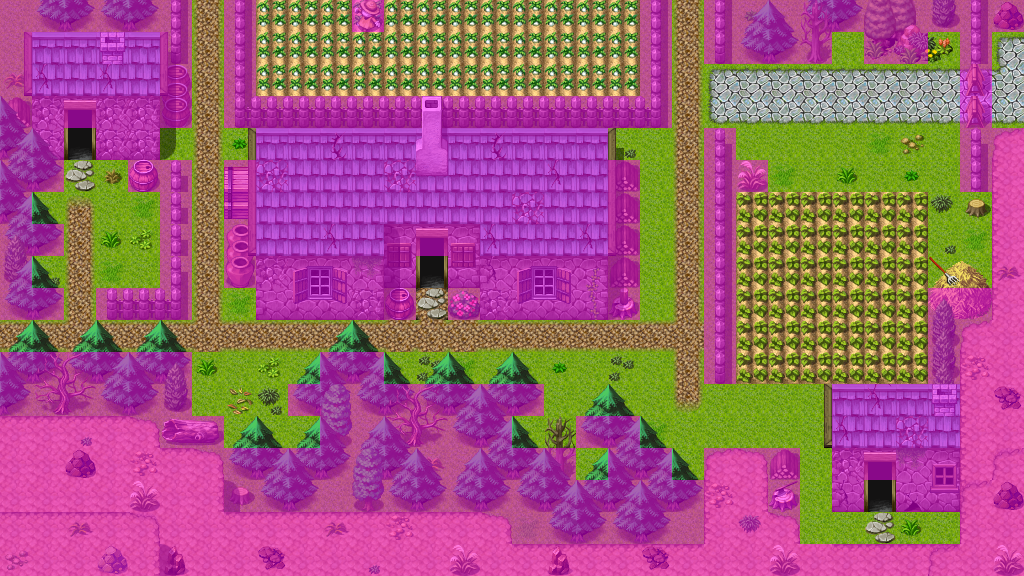

Below is a game level as drawn by its tile map, then a one-line description and the .tmx that defines it (tile-layer data replaced by summaries):
An orthogonal 32x18 tile map with 32x32 px tiles, 4 tile layers (Ground, Objects, Above, Walkable), 60 tilesets and 14 objects (10x mapchange, 4x spawn).

<map version="1.0" tiledversion="1.0.2" orientation="orthogonal" renderorder="right-down" width="32" height="18" tilewidth="32" tileheight="32" nextobjectid="15">
 <properties>
  <property name="outdoors" value="1" />
 </properties>
 <tileset firstgid="1" name="map_bed_1" tilewidth="32" tileheight="32" tilecount="128" columns="16">
  <image source="../drawable/map_bed_1.png" width="512" height="256" />
 </tileset>
 <tileset firstgid="129" name="map_border_1" tilewidth="32" tileheight="32" tilecount="128" columns="16">
  <image source="../drawable/map_border_1.png" width="512" height="256" />
 </tileset>
 <tileset firstgid="257" name="map_bridge_1" tilewidth="32" tileheight="32" tilecount="128" columns="16">
  <image source="../drawable/map_bridge_1.png" width="512" height="256" />
 </tileset>
 <tileset firstgid="385" name="map_bridge_2" tilewidth="32" tileheight="32" tilecount="128" columns="16">
  <image source="../drawable/map_bridge_2.png" width="512" height="256" />
 </tileset>
 <tileset firstgid="513" name="map_broken_1" tilewidth="32" tileheight="32" tilecount="128" columns="16">
  <image source="../drawable/map_broken_1.png" width="512" height="256" />
 </tileset>
 <tileset firstgid="641" name="map_cavewall_1" tilewidth="32" tileheight="32" tilecount="108" columns="18">
  <image source="../drawable/map_cavewall_1.png" width="576" height="192" />
 </tileset>
 <tileset firstgid="749" name="map_cavewall_2" tilewidth="32" tileheight="32" tilecount="108" columns="18">
  <image source="../drawable/map_cavewall_2.png" width="576" height="192" />
 </tileset>
 <tileset firstgid="857" name="map_cavewall_3" tilewidth="32" tileheight="32" tilecount="108" columns="18">
  <image source="../drawable/map_cavewall_3.png" width="576" height="192" />
 </tileset>
 <tileset firstgid="965" name="map_cavewall_4" tilewidth="32" tileheight="32" tilecount="108" columns="18">
  <image source="../drawable/map_cavewall_4.png" width="576" height="192" />
 </tileset>
 <tileset firstgid="1073" name="map_chair_table_1" tilewidth="32" tileheight="32" tilecount="128" columns="16">
  <image source="../drawable/map_chair_table_1.png" width="512" height="256" />
 </tileset>
 <tileset firstgid="1201" name="map_chair_table_2" tilewidth="32" tileheight="32" tilecount="128" columns="16">
  <image source="../drawable/map_chair_table_2.png" width="512" height="256" />
 </tileset>
 <tileset firstgid="1329" name="map_crate_1" tilewidth="32" tileheight="32" tilecount="128" columns="16">
  <image source="../drawable/map_crate_1.png" width="512" height="256" />
 </tileset>
 <tileset firstgid="1457" name="map_cupboard_1" tilewidth="32" tileheight="32" tilecount="128" columns="16">
  <image source="../drawable/map_cupboard_1.png" width="512" height="256" />
 </tileset>
 <tileset firstgid="1585" name="map_curtain_1" tilewidth="32" tileheight="32" tilecount="128" columns="16">
  <image source="../drawable/map_curtain_1.png" width="512" height="256" />
 </tileset>
 <tileset firstgid="1713" name="map_entrance_1" tilewidth="32" tileheight="32" tilecount="128" columns="16">
  <image source="../drawable/map_entrance_1.png" width="512" height="256" />
 </tileset>
 <tileset firstgid="1841" name="map_entrance_2" tilewidth="32" tileheight="32" tilecount="128" columns="16">
  <image source="../drawable/map_entrance_2.png" width="512" height="256" />
 </tileset>
 <tileset firstgid="1969" name="map_fence_1" tilewidth="32" tileheight="32" tilecount="128" columns="16">
  <image source="../drawable/map_fence_1.png" width="512" height="256" />
 </tileset>
 <tileset firstgid="2097" name="map_fence_2" tilewidth="32" tileheight="32" tilecount="128" columns="16">
  <image source="../drawable/map_fence_2.png" width="512" height="256" />
 </tileset>
 <tileset firstgid="2225" name="map_fence_3" tilewidth="32" tileheight="32" tilecount="128" columns="16">
  <image source="../drawable/map_fence_3.png" width="512" height="256" />
 </tileset>
 <tileset firstgid="2353" name="map_fence_4" tilewidth="32" tileheight="32" tilecount="128" columns="16">
  <image source="../drawable/map_fence_4.png" width="512" height="256" />
 </tileset>
 <tileset firstgid="2481" name="map_ground_1" tilewidth="32" tileheight="32" tilecount="128" columns="16">
  <image source="../drawable/map_ground_1.png" width="512" height="256" />
 </tileset>
 <tileset firstgid="2609" name="map_ground_2" tilewidth="32" tileheight="32" tilecount="128" columns="16">
  <image source="../drawable/map_ground_2.png" width="512" height="256" />
 </tileset>
 <tileset firstgid="2737" name="map_ground_3" tilewidth="32" tileheight="32" tilecount="128" columns="16">
  <image source="../drawable/map_ground_3.png" width="512" height="256" />
 </tileset>
 <tileset firstgid="2865" name="map_ground_4" tilewidth="32" tileheight="32" tilecount="128" columns="16">
  <image source="../drawable/map_ground_4.png" width="512" height="256" />
 </tileset>
 <tileset firstgid="2993" name="map_ground_5" tilewidth="32" tileheight="32" tilecount="128" columns="16">
  <image source="../drawable/map_ground_5.png" width="512" height="256" />
 </tileset>
 <tileset firstgid="3121" name="map_ground_6" tilewidth="32" tileheight="32" tilecount="128" columns="16">
  <image source="../drawable/map_ground_6.png" width="512" height="256" />
 </tileset>
 <tileset firstgid="3249" name="map_ground_7" tilewidth="32" tileheight="32" tilecount="128" columns="16">
  <image source="../drawable/map_ground_7.png" width="512" height="256" />
 </tileset>
 <tileset firstgid="3377" name="map_ground_8" tilewidth="32" tileheight="32" tilecount="128" columns="16">
  <image source="../drawable/map_ground_8.png" width="512" height="256" />
 </tileset>
 <tileset firstgid="3505" name="map_house_1" tilewidth="32" tileheight="32" tilecount="128" columns="16">
  <image source="../drawable/map_house_1.png" width="512" height="256" />
 </tileset>
 <tileset firstgid="3633" name="map_house_2" tilewidth="32" tileheight="32" tilecount="128" columns="16">
  <image source="../drawable/map_house_2.png" width="512" height="256" />
 </tileset>
 <tileset firstgid="3761" name="map_indoor_1" tilewidth="32" tileheight="32" tilecount="128" columns="16">
  <image source="../drawable/map_indoor_1.png" width="512" height="256" />
 </tileset>
 <tileset firstgid="3889" name="map_indoor_2" tilewidth="32" tileheight="32" tilecount="128" columns="16">
  <image source="../drawable/map_indoor_2.png" width="512" height="256" />
 </tileset>
 <tileset firstgid="4017" name="map_kitchen_1" tilewidth="32" tileheight="32" tilecount="128" columns="16">
  <image source="../drawable/map_kitchen_1.png" width="512" height="256" />
 </tileset>
 <tileset firstgid="4145" name="map_outdoor_1" tilewidth="32" tileheight="32" tilecount="128" columns="16">
  <image source="../drawable/map_outdoor_1.png" width="512" height="256" />
 </tileset>
 <tileset firstgid="4273" name="map_pillar_1" tilewidth="32" tileheight="32" tilecount="128" columns="16">
  <image source="../drawable/map_pillar_1.png" width="512" height="256" />
 </tileset>
 <tileset firstgid="4401" name="map_pillar_2" tilewidth="32" tileheight="32" tilecount="128" columns="16">
  <image source="../drawable/map_pillar_2.png" width="512" height="256" />
 </tileset>
 <tileset firstgid="4529" name="map_plant_1" tilewidth="32" tileheight="32" tilecount="128" columns="16">
  <image source="../drawable/map_plant_1.png" width="512" height="256" />
 </tileset>
 <tileset firstgid="4657" name="map_plant_2" tilewidth="32" tileheight="32" tilecount="128" columns="16">
  <image source="../drawable/map_plant_2.png" width="512" height="256" />
 </tileset>
 <tileset firstgid="4785" name="map_rock_1" tilewidth="32" tileheight="32" tilecount="128" columns="16">
  <image source="../drawable/map_rock_1.png" width="512" height="256" />
 </tileset>
 <tileset firstgid="4913" name="map_rock_2" tilewidth="32" tileheight="32" tilecount="128" columns="16">
  <image source="../drawable/map_rock_2.png" width="512" height="256" />
 </tileset>
 <tileset firstgid="5041" name="map_roof_1" tilewidth="32" tileheight="32" tilecount="128" columns="16">
  <image source="../drawable/map_roof_1.png" width="512" height="256" />
 </tileset>
 <tileset firstgid="5169" name="map_roof_2" tilewidth="32" tileheight="32" tilecount="128" columns="16">
  <image source="../drawable/map_roof_2.png" width="512" height="256" />
 </tileset>
 <tileset firstgid="5297" name="map_roof_3" tilewidth="32" tileheight="32" tilecount="128" columns="16">
  <image source="../drawable/map_roof_3.png" width="512" height="256" />
 </tileset>
 <tileset firstgid="5425" name="map_shop_1" tilewidth="32" tileheight="32" tilecount="128" columns="16">
  <image source="../drawable/map_shop_1.png" width="512" height="256" />
 </tileset>
 <tileset firstgid="5553" name="map_sign_ladder_1" tilewidth="32" tileheight="32" tilecount="128" columns="16">
  <image source="../drawable/map_sign_ladder_1.png" width="512" height="256" />
 </tileset>
 <tileset firstgid="5681" name="map_table_1" tilewidth="32" tileheight="32" tilecount="128" columns="16">
  <image source="../drawable/map_table_1.png" width="512" height="256" />
 </tileset>
 <tileset firstgid="5809" name="map_trail_1" tilewidth="32" tileheight="32" tilecount="128" columns="16">
  <image source="../drawable/map_trail_1.png" width="512" height="256" />
 </tileset>
 <tileset firstgid="5937" name="map_transition_1" tilewidth="32" tileheight="32" tilecount="128" columns="16">
  <image source="../drawable/map_transition_1.png" width="512" height="256" />
 </tileset>
 <tileset firstgid="6065" name="map_transition_2" tilewidth="32" tileheight="32" tilecount="128" columns="16">
  <image source="../drawable/map_transition_2.png" width="512" height="256" />
 </tileset>
 <tileset firstgid="6193" name="map_transition_3" tilewidth="32" tileheight="32" tilecount="128" columns="16">
  <image source="../drawable/map_transition_3.png" width="512" height="256" />
 </tileset>
 <tileset firstgid="6321" name="map_transition_4" tilewidth="32" tileheight="32" tilecount="128" columns="16">
  <image source="../drawable/map_transition_4.png" width="512" height="256" />
 </tileset>
 <tileset firstgid="6449" name="map_transition_5" tilewidth="32" tileheight="32" tilecount="128" columns="16">
  <image source="../drawable/map_transition_5.png" width="512" height="256" />
 </tileset>
 <tileset firstgid="6577" name="map_tree_1" tilewidth="32" tileheight="32" tilecount="128" columns="16">
  <image source="../drawable/map_tree_1.png" width="512" height="256" />
 </tileset>
 <tileset firstgid="6705" name="map_tree_2" tilewidth="32" tileheight="32" tilecount="128" columns="16">
  <image source="../drawable/map_tree_2.png" width="512" height="256" />
 </tileset>
 <tileset firstgid="6833" name="map_wall_1" tilewidth="32" tileheight="32" tilecount="128" columns="16">
  <image source="../drawable/map_wall_1.png" width="512" height="256" />
 </tileset>
 <tileset firstgid="6961" name="map_wall_2" tilewidth="32" tileheight="32" tilecount="120" columns="15">
  <image source="../drawable/map_wall_2.png" width="480" height="256" />
 </tileset>
 <tileset firstgid="7081" name="map_wall_3" tilewidth="32" tileheight="32" tilecount="120" columns="15">
  <image source="../drawable/map_wall_3.png" width="480" height="256" />
 </tileset>
 <tileset firstgid="7201" name="map_wall_4" tilewidth="32" tileheight="32" tilecount="120" columns="15">
  <image source="../drawable/map_wall_4.png" width="480" height="256" />
 </tileset>
 <tileset firstgid="7321" name="map_window_1" tilewidth="32" tileheight="32" tilecount="128" columns="16">
  <image source="../drawable/map_window_1.png" width="512" height="256" />
 </tileset>
 <tileset firstgid="7449" name="map_window_2" tilewidth="32" tileheight="32" tilecount="128" columns="16">
  <image source="../drawable/map_window_2.png" width="512" height="256" />
 </tileset>
 <layer name="Ground" width="32" height="18">
  <data>[576 cells, 576 non-empty, 22 distinct tile ids]</data>
 </layer>
 <layer name="Objects" width="32" height="18">
  <data>[576 cells, 394 non-empty, 85 distinct tile ids]</data>
 </layer>
 <layer name="Above" width="32" height="18">
  <data>[576 cells, 103 non-empty, 26 distinct tile ids]</data>
 </layer>
 <layer name="Walkable" width="32" height="18">
  <data>[576 cells, 349 non-empty, 1 distinct tile ids]</data>
 </layer>
 <objectgroup name="Mapevents">
  <object id="1" name="northeast" type="mapchange" x="672" y="0" width="32" height="32">
   <properties>
    <property name="map" value="stoutford_ne" />
    <property name="place" value="south" />
   </properties>
  </object>
  <object id="2" name="northwest" type="mapchange" x="192" y="0" width="32" height="32">
   <properties>
    <property name="map" value="stoutford_gate" />
    <property name="place" value="south" />
   </properties>
  </object>
  <object id="3" name="tavern" type="mapchange" x="416" y="256" width="32" height="32">
   <properties>
    <property name="map" value="stoutford_tavern" />
    <property name="place" value="entrance" />
   </properties>
  </object>
  <object id="4" name="farmer2" type="mapchange" x="864" y="480" width="32" height="32">
   <properties>
    <property name="map" value="stoutford_farmhouse2" />
    <property name="place" value="entrance" />
   </properties>
  </object>
  <object id="5" name="cottage1" type="mapchange" x="64" y="128" width="32" height="32">
   <properties>
    <property name="map" value="stoutford_cottage1" />
    <property name="place" value="entrance" />
   </properties>
  </object>
  <object id="6" name="west" type="mapchange" x="0" y="320" width="32" height="32">
   <properties>
    <property name="map" value="stoutford_sw" />
    <property name="place" value="east" />
   </properties>
  </object>
  <object id="7" name="fieldnorth1" type="mapchange" x="256" y="0" width="96" height="32">
   <properties>
    <property name="map" value="stoutford_gate" />
    <property name="place" value="fieldsouth" />
   </properties>
  </object>
  <object id="8" name="fieldnorth2" type="mapchange" x="384" y="0" width="256" height="32">
   <properties>
    <property name="map" value="stoutford_ne" />
    <property name="place" value="fieldsouth" />
   </properties>
  </object>
  <object id="13" name="east1" type="mapchange" x="992" y="32" width="32" height="32">
   <properties>
    <property name="map" value="wild22" />
    <property name="place" value="west1" />
   </properties>
  </object>
  <object id="14" name="east2" type="mapchange" x="992" y="64" width="32" height="64">
   <properties>
    <property name="map" value="wild22" />
    <property name="place" value="west2" />
   </properties>
  </object>
 </objectgroup>
 <objectgroup name="Spawn" visible="0">
  <object id="9" name="stoutford_farmer3" type="spawn" x="736" y="160" width="192" height="224" />
  <object id="10" name="stoutford_commoner4" type="spawn" x="384" y="320" width="288" height="64" />
  <object id="11" name="stoutford_guard1" type="spawn" x="928" y="32" width="32" height="32" />
  <object id="12" name="stoutford_guard1b" type="spawn" x="928" y="128" width="32" height="32">
   <properties>
    <property name="spawngroup" value="stoutford_guard1" />
   </properties>
  </object>
 </objectgroup>
 <objectgroup name="Keys" visible="0" />
</map>
